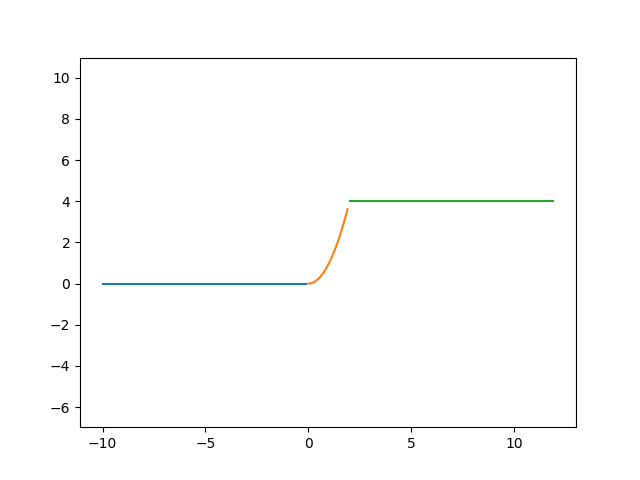

The script that saved this image:
import matplotlib.pyplot as plt
import numpy as np

def func(a,b):
    x1=np.arange(a-10,a,0.1)
    x2=np.arange(a,b,0.1)
    x3=np.arange(b,b+10,0.1)
    y1=x1/x1*a**2
    y2=x2**2
    y3=x3/x3*b**2
    plt.plot(x1,y1)
    plt.plot(x2,y2)
    plt.plot(x3,y3)
    plt.axis('equal')
    plt.savefig('task_2_3.png')
if __name__=='__main__':
    func(0,2)
